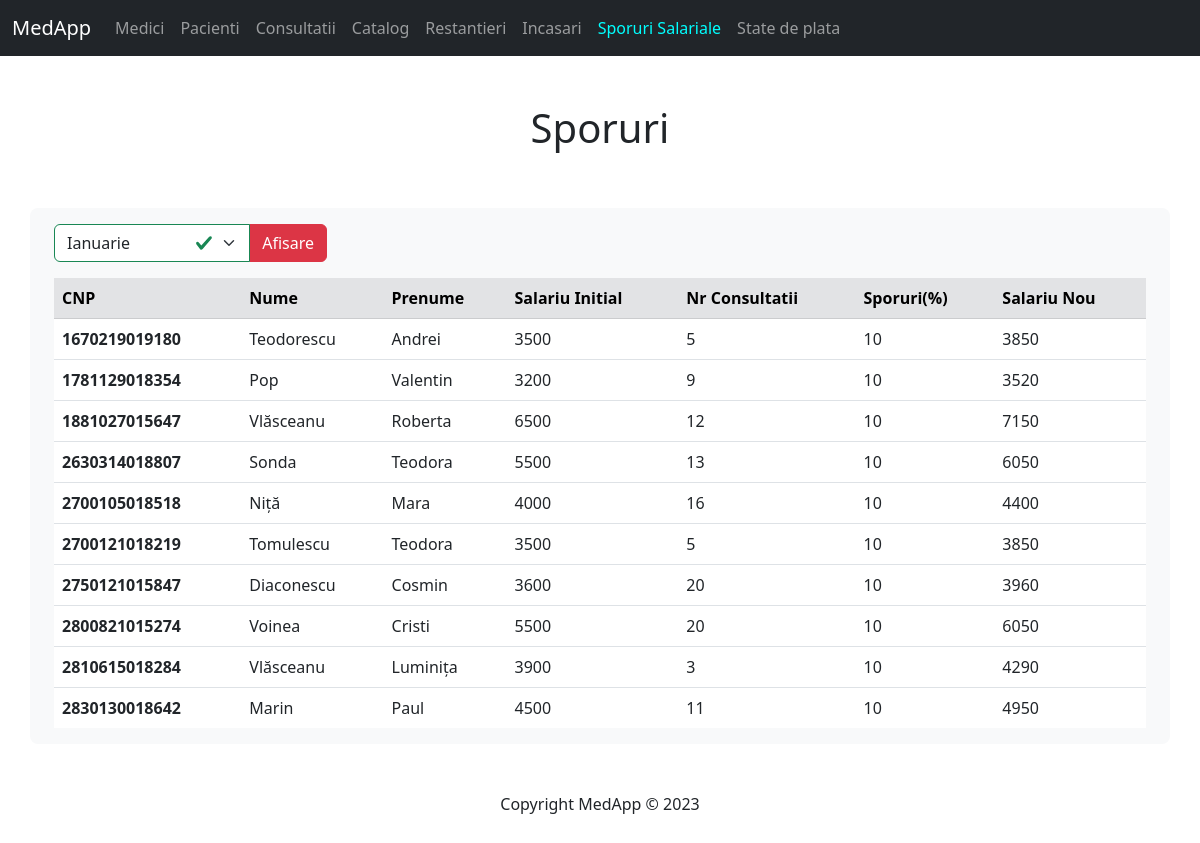
The app's page /display/sporuri.php with its own data.
### tables this page shows
CREATE TABLE medic (
    cnp CHAR(13) PRIMARY KEY,
    nume VARCHAR(50),
    prenume VARCHAR (50),
    adresa VARCHAR (100),
    salariu_initial INT,
    data_angajarii DATE
);

### php/spor_code.php (called while the page is built, shortened)
<?php
include($_SERVER['DOCUMENT_ROOT'] . '/medapp/inc/db.php');
$select = "SELECT cnp, medic.nume, medic.prenume, medic.salariu_initial, COUNT(consultatie.id) AS nr_consultatii
            FROM consultatie
            LEFT JOIN medic ON consultatie.medic = medic.cnp
            GROUP BY medic.cnp;";
$rezultatSelect = mysqli_query($conn, $select);
function calcSpor($nr) {
    return ($nr >= 3) ? "10" : "0";
}
function calcSalariu($salariu, $inc) {
    return ($inc == 10) ? $salariu = $salariu + ($salariu * 0.1) : $salariu;
}
?>

### display/sporuri.php (the view, shortened to what this page needs)
<?php
include($_SERVER['DOCUMENT_ROOT'] . '/medapp/inc/header.php');
include($_SERVER['DOCUMENT_ROOT'] . '/medapp/php/spor_code.php');
?>
<form action='<?php echo "http://$_SERVER[HTTP_HOST]$_SERVER[REQUEST_URI]"; ?>' class="was-validated" method='post'>
    <div class="input-group  w-25">
        <select name="luna" id="luna" class="form-select">
            <option value="1" selected>Ianuarie</option>
        </select>
        <input class="btn btn-danger" type="submit" name="submit" value="Afisare"></button>
    </div>
</form>
<div class="tableFixed mt-3">
    <table class="table table-hover">
        <thead class="table-secondary">
            <tr>
                <th scope="col">CNP</th>
                <th scope="col">Nume</th>
                <th scope="col">Prenume</th>
                <th scope="col">Salariu Initial</th>
                <th scope="col">Nr Consultatii</th>
                <th scope="col">Sporuri(%)</th>
                <th scope="col">Salariu Nou</th>
            </tr>
        </thead>
        <tbody>
            <?php
            if ($rezultatSelect) {
                while ($rand = mysqli_fetch_assoc($rezultatSelect)) {
                    $cnp = $rand['cnp'];
                    $nume = $rand['nume'];
                    $prenume = $rand['prenume'];
                    $salariu = $rand['salariu_initial'];
                    $nr_cons = $rand['nr_consultatii'];
                    $spor = calcSpor($nr_cons);
                    $salariuNou = calcSalariu($salariu, $spor);
                    echo "<tr>
                                <th scope='row'>$cnp</th>
                                <td>$nume</td>
                                <td>$prenume</td>
                                <td>$salariu</td>
                                <td>$nr_cons</td>
                                <td>$spor</td>
                                <td>$salariuNou</td>
                            </tr>";
                }
            }
            ?>
        </tbody>
    </table>
</div>
<?php include($_SERVER['DOCUMENT_ROOT'] . '/medapp/inc/footer.php'); ?>

### inc/styles.css (style rules this page uses)
.tableFixed { overflow: auto; height: 50vh; }
.tableFixed thead th { position: sticky; top: 0; }

### records on screen
medic: cnp "1670219019180", nume "Teodorescu", prenume "Andrei", salariu "3500", nr_cons "5", spor "10", salariuNou "3850"
medic: cnp "1781129018354", nume "Pop", prenume "Valentin", salariu "3200", nr_cons "9", spor "10", salariuNou "3520"
medic: cnp "1881027015647", nume "Vlăsceanu", prenume "Roberta", salariu "6500", nr_cons "12", spor "10", salariuNou "7150"
medic: cnp "2630314018807", nume "Sonda", prenume "Teodora", salariu "5500", nr_cons "13", spor "10", salariuNou "6050"
medic: cnp "2700105018518", nume "Niță", prenume "Mara", salariu "4000", nr_cons "16", spor "10", salariuNou "4400"
medic: cnp "2700121018219", nume "Tomulescu", prenume "Teodora", salariu "3500", nr_cons "5", spor "10", salariuNou "3850"
medic: cnp "2750121015847", nume "Diaconescu", prenume "Cosmin", salariu "3600", nr_cons "20", spor "10", salariuNou "3960"
medic: cnp "2800821015274", nume "Voinea", prenume "Cristi", salariu "5500", nr_cons "20", spor "10", salariuNou "6050"
medic: cnp "2810615018284", nume "Vlăsceanu", prenume "Luminița", salariu "3900", nr_cons "3", spor "10", salariuNou "4290"
medic: cnp "2830130018642", nume "Marin", prenume "Paul", salariu "4500", nr_cons "11", spor "10", salariuNou "4950"
